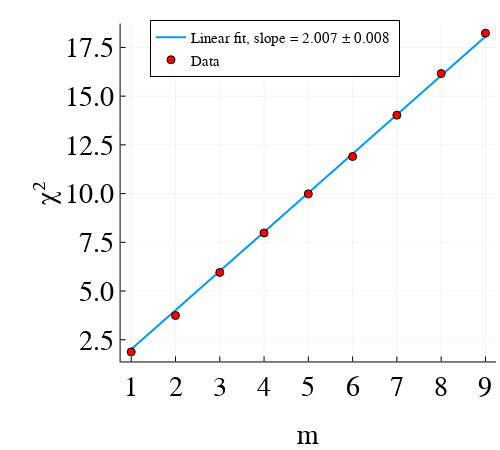

Notebook cell for this chart:
### Code cell
plot(y1, lin(y1, fiit.param),lw=2, label="Linear fit, slope = 2.007 ± 0.008 ", guidefontsize=20, legendfontsize=11, tickfontsize=20, size=(500,450))
scatter!(y1,x1, label="Data", legend=:top, c="red")
plot!(bottom_margin=5Plots.mm, xticks=1:9)
ylabel!("χ²")
xlabel!("m")

### Figure 1 — Plotly figure (JSON) as saved in the notebook; plotly's stock layout.template omitted (floating-point values rounded to 4 significant figures)
{"data": [{"colorbar": {"len": 0.824, "title": "", "x": 0.9921, "y": 0.5792}, "legendgroup": "Linear fit, slope = 2.007 ± 0.008 ", "line": {"color": "rgba(0, 154, 250, 1.000)", "dash": "solid", "shape": "linear", "width": 2}, "mode": "lines", "name": "Linear fit, slope = 2.007 ± 0.008 ", "showlegend": true, "type": "scatter", "x": [9, 8, 7, 6, 5, 4, 3, 2, 1], "xaxis": "x", "y": [18.06, 16.06, 14.05, 12.04, 10.04, 8.029, 6.022, 4.014, 2.007], "yaxis": "y"}, {"colorbar": {"len": 0.824, "title": "", "x": 0.9921, "y": 0.5792}, "legendgroup": "Data", "marker": {"color": "rgba(255, 0, 0, 1.000)", "line": {"color": "rgba(0, 0, 0, 1.000)", "width": 1}, "size": 8, "symbol": "circle"}, "mode": "markers", "name": "Data", "showlegend": true, "type": "scatter", "x": [9, 8, 7, 6, 5, 4, 3, 2, 1], "xaxis": "x", "y": [18.23, 16.16, 14.03, 11.9, 9.986, 7.981, 5.954, 3.744, 1.877], "yaxis": "y"}], "layout": {"annotations": [], "height": 450, "legend": {"bgcolor": "rgba(255, 255, 255, 1.000)", "bordercolor": "rgba(0, 0, 0, 1.000)", "borderwidth": 1, "font": {"color": "rgba(0, 0, 0, 1.000)", "family": "sans-serif", "size": 15}, "title": {"font": {"color": "rgba(0, 0, 0, 1.000)", "family": "sans-serif", "size": 15}, "text": ""}, "tracegroupgap": 0, "traceorder": "normal", "x": 0.55, "xanchor": "center", "y": 1, "yanchor": "top"}, "margin": {"b": 20, "l": 0, "r": 0, "t": 20}, "paper_bgcolor": "rgba(255, 255, 255, 1.000)", "plot_bgcolor": "rgba(255, 255, 255, 1.000)", "showlegend": true, "width": 500, "xaxis": {"anchor": "y", "domain": [0.2412, 0.9921], "gridcolor": "rgba(0, 0, 0, 0.100)", "gridwidth": 0.5, "linecolor": "rgba(0, 0, 0, 1.000)", "mirror": false, "range": [0.76, 9.24], "showgrid": true, "showline": true, "showticklabels": true, "tickangle": 0, "tickcolor": "rgb(0, 0, 0)", "tickfont": {"color": "rgba(0, 0, 0, 1.000)", "family": "sans-serif", "size": 28}, "tickmode": "array", "ticks": "inside", "ticktext": ["1", "2", "3", "4", "5", "6", "7", "8", "9"], "tickvals": [1, 2, 3, 4, 5, 6, 7, 8, 9], "title": "m", "titlefont": {"color": "rgba(0, 0, 0, 1.000)", "family": "sans-serif", "size": 28}, "type": "-", "visible": true, "zeroline": false, "zerolinecolor": "rgba(0, 0, 0, 1.000)"}, "yaxis": {"anchor": "x", "domain": [0.1672, 0.9913], "gridcolor": "rgba(0, 0, 0, 0.100)", "gridwidth": 0.5, "linecolor": "rgba(0, 0, 0, 1.000)", "mirror": false, "range": [1.386, 18.72], "showgrid": true, "showline": true, "showticklabels": true, "tickangle": 0, "tickcolor": "rgb(0, 0, 0)", "tickfont": {"color": "rgba(0, 0, 0, 1.000)", "family": "sans-serif", "size": 28}, "tickmode": "array", "ticks": "inside", "ticktext": ["2.5", "5.0", "7.5", "10.0", "12.5", "15.0", "17.5"], "tickvals": [2.5, 5, 7.5, 10, 12.5, 15, 17.5], "title": "χ²", "titlefont": {"color": "rgba(0, 0, 0, 1.000)", "family": "sans-serif", "size": 28}, "type": "-", "visible": true, "zeroline": false, "zerolinecolor": "rgba(0, 0, 0, 1.000)"}}}
